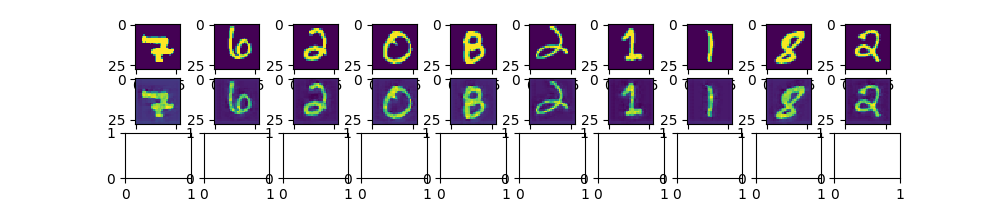

This chart was generated by the following Python code:
# -*- coding: utf-8 -*-
"""
Created on Thu Jun 15 14:00:54 2017

@author: 代码医生 qq群：40016981，公众号：xiangyuejiqiren
@blog：http://blog.csdn.net/lijin6249
"""
import tensorflow as tf
import numpy as np
import matplotlib.pyplot as plt

# 导入 MINST 数据集
from tensorflow.examples.tutorials.mnist import input_data
mnist = input_data.read_data_sets("/tmp/data/", one_hot=True)

#最大池化
def max_pool_with_argmax(net, stride):
    _, mask = tf.nn.max_pool_with_argmax( net,ksize=[1, stride, stride, 1], strides=[1, stride, stride, 1],padding='SAME')
    mask = tf.stop_gradient(mask)
    net = tf.nn.max_pool(net, ksize=[1, stride, stride, 1],strides=[1, stride, stride, 1], padding='SAME') 
    return net, mask
#4*4----2*2--=2*2 【6，8，12，16】    
#反池化
def unpool(net, mask, stride):
    ksize = [1, stride, stride, 1]
    input_shape = net.get_shape().as_list()

    output_shape = (input_shape[0], input_shape[1] * ksize[1], input_shape[2] * ksize[2], input_shape[3])

    one_like_mask = tf.ones_like(mask)
    batch_range = tf.reshape(tf.range(output_shape[0], dtype=tf.int64), shape=[input_shape[0], 1, 1, 1])
    b = one_like_mask * batch_range
    y = mask // (output_shape[2] * output_shape[3])
    x = mask % (output_shape[2] * output_shape[3]) // output_shape[3]
    feature_range = tf.range(output_shape[3], dtype=tf.int64)
    f = one_like_mask * feature_range

    updates_size = tf.size(net)
    indices = tf.transpose(tf.reshape(tf.stack([b, y, x, f]), [4, updates_size]))
    values = tf.reshape(net, [updates_size])
    ret = tf.scatter_nd(indices, values, output_shape)
    return ret


  
def conv2d(x, W):
  return tf.nn.conv2d(x, W, strides=[1, 1, 1, 1], padding='SAME')

def max_pool_2x2(x):
  return tf.nn.max_pool(x, ksize=[1, 2, 2, 1],
                        strides=[1, 2, 2, 1], padding='SAME')  
                        
# 网络模型参数
learning_rate = 0.01
n_conv_1 = 16 # 第一层16个ch
n_conv_2 = 32 # 第二层32个ch
n_input = 784 # MNIST data 输入 (img shape: 28*28)
batchsize = 50

# 占位符
x = tf.placeholder("float", [batchsize, n_input])#输入

x_image = tf.reshape(x, [-1,28,28,1])


# 编码
def encoder(x):
    h_conv1 = tf.nn.relu(conv2d(x, weights['encoder_conv1']) + biases['encoder_conv1'])
    h_conv2 = tf.nn.relu(conv2d(h_conv1, weights['encoder_conv2']) + biases['encoder_conv2'])  
    return h_conv2,h_conv1

# 解码
def decoder(x,conv1):
    t_conv1 = tf.nn.conv2d_transpose(x-biases['decoder_conv2'], weights['decoder_conv2'], conv1.shape,[1,1,1,1])
    t_x_image = tf.nn.conv2d_transpose(t_conv1-biases['decoder_conv1'], weights['decoder_conv1'], x_image.shape,[1,1,1,1])
    return t_x_image


#学习参数
weights = {
    'encoder_conv1': tf.Variable(tf.truncated_normal([5, 5, 1, n_conv_1],stddev=0.1)),
    'encoder_conv2': tf.Variable(tf.random_normal([3, 3, n_conv_1, n_conv_2],stddev=0.1)),
    'decoder_conv1': tf.Variable(tf.random_normal([5, 5, 1, n_conv_1],stddev=0.1)),
    'decoder_conv2': tf.Variable(tf.random_normal([3, 3, n_conv_1, n_conv_2],stddev=0.1))
}
biases = {
    'encoder_conv1': tf.Variable(tf.zeros([n_conv_1])),
    'encoder_conv2': tf.Variable(tf.zeros([n_conv_2])),
    'decoder_conv1': tf.Variable(tf.zeros([n_conv_1])),
    'decoder_conv2': tf.Variable(tf.zeros([n_conv_2])),
}


#输出的节点
encoder_out,conv1 = encoder(x_image)
h_pool2, mask = max_pool_with_argmax(encoder_out, 2)

h_upool = unpool(h_pool2, mask, 2)
pred = decoder(h_upool,conv1)


# 使用平方差为cost
cost = tf.reduce_mean(tf.pow(x_image - pred, 2))
optimizer = tf.train.RMSPropOptimizer(learning_rate).minimize(cost)

# 训练参数
training_epochs = 20  #一共迭代20次

display_step = 5     #迭代5次输出一次信息

# 启动绘话
with tf.Session() as sess:
    sess.run(tf.global_variables_initializer())
    
    
    total_batch = int(mnist.train.num_examples/batchsize)
    # 开始训练
    for epoch in range(training_epochs):#迭代
        
        for i in range(total_batch):
            batch_xs, batch_ys = mnist.train.next_batch(batchsize)#取数据
            _, c = sess.run([optimizer, cost], feed_dict={x: batch_xs})# 训练模型
        if epoch % display_step == 0:# 现实日志信息
            print("Epoch:", '%04d' % (epoch+1),"cost=", "{:.9f}".format(c))

    print("完成!")
    
    # 测试
    batch_xs, batch_ys = mnist.train.next_batch(batchsize)
    print ("Error:", cost.eval({x: batch_xs}))

    # 可视化结果
    show_num = 10
    reconstruction, encode, h_pool2 = sess.run(
        #pred, feed_dict={x: mnist.test.images[:show_num]})
        (pred,encoder_out,h_pool2), feed_dict={x: batch_xs})

    f, a = plt.subplots(3, 10, figsize=(10, 2))
    for i in range(show_num):
        #a[0][i].imshow(np.reshape(mnist.test.images[i], (28, 28)))
        a[0][i].imshow(np.reshape(batch_xs[i], (28, 28)))
        a[1][i].imshow(np.reshape(reconstruction[i], (28, 28)))
        if i == 1:
            print('encode is\n',encode[i])
            print('encode shape is\n',encode[i].shape)

            print('hpool is \n',h_pool2[i])
            print('hpool shape is\n',h_pool2[i].shape)

    plt.savefig('convAE.png')










































